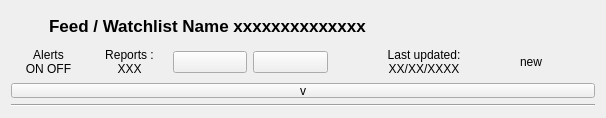
<?xml version="1.0" encoding="UTF-8"?>
<ui version="4.0">
 <class>Feed</class>
 <widget class="QWidget" name="Feed">
  <property name="geometry">
   <rect>
    <x>0</x>
    <y>0</y>
    <width>606</width>
    <height>118</height>
   </rect>
  </property>
  <property name="windowTitle">
   <string>Form</string>
  </property>
  <layout class="QVBoxLayout" name="verticalLayout">
   <item>
    <layout class="QHBoxLayout" name="horizontalLayout_2">
     <item>
      <widget class="QLabel" name="label_icon">
       <property name="sizePolicy">
        <sizepolicy hsizetype="MinimumExpanding" vsizetype="Fixed">
         <horstretch>0</horstretch>
         <verstretch>0</verstretch>
        </sizepolicy>
       </property>
       <property name="minimumSize">
        <size>
         <width>20</width>
         <height>20</height>
        </size>
       </property>
       <property name="maximumSize">
        <size>
         <width>32</width>
         <height>20</height>
        </size>
       </property>
       <property name="text">
        <string/>
       </property>
       <property name="pixmap">
        <pixmap resource="cbapi-qt-demo.qrc">:/img/cb.jpeg</pixmap>
       </property>
       <property name="scaledContents">
        <bool>true</bool>
       </property>
      </widget>
     </item>
     <item>
      <widget class="QLabel" name="label_name">
       <property name="sizePolicy">
        <sizepolicy hsizetype="MinimumExpanding" vsizetype="Preferred">
         <horstretch>0</horstretch>
         <verstretch>0</verstretch>
        </sizepolicy>
       </property>
       <property name="font">
        <font>
         <pointsize>13</pointsize>
         <weight>75</weight>
         <bold>true</bold>
        </font>
       </property>
       <property name="text">
        <string>Feed / Watchlist Name xxxxxxxxxxxxxx</string>
       </property>
       <property name="scaledContents">
        <bool>true</bool>
       </property>
      </widget>
     </item>
    </layout>
   </item>
   <item>
    <layout class="QHBoxLayout" name="horizontalLayout">
     <item>
      <widget class="QLabel" name="label_alerts">
       <property name="sizePolicy">
        <sizepolicy hsizetype="Preferred" vsizetype="Preferred">
         <horstretch>0</horstretch>
         <verstretch>0</verstretch>
        </sizepolicy>
       </property>
       <property name="lineWidth">
        <number>1</number>
       </property>
       <property name="text">
        <string>Alerts
ON OFF</string>
       </property>
       <property name="alignment">
        <set>Qt::AlignCenter</set>
       </property>
       <property name="margin">
        <number>3</number>
       </property>
       <property name="indent">
        <number>-1</number>
       </property>
      </widget>
     </item>
     <item>
      <widget class="QLabel" name="label_reports">
       <property name="sizePolicy">
        <sizepolicy hsizetype="Preferred" vsizetype="Preferred">
         <horstretch>0</horstretch>
         <verstretch>0</verstretch>
        </sizepolicy>
       </property>
       <property name="text">
        <string>Reports :
XXX</string>
       </property>
       <property name="alignment">
        <set>Qt::AlignCenter</set>
       </property>
      </widget>
     </item>
     <item>
      <widget class="QPushButton" name="pushButton_download">
       <property name="sizePolicy">
        <sizepolicy hsizetype="Preferred" vsizetype="Fixed">
         <horstretch>0</horstretch>
         <verstretch>0</verstretch>
        </sizepolicy>
       </property>
       <property name="text">
        <string/>
       </property>
       <property name="icon">
        <iconset resource="cbapi-qt-demo.qrc">
         <normaloff>:/img/download.png</normaloff>:/img/download.png</iconset>
       </property>
       <property name="iconSize">
        <size>
         <width>32</width>
         <height>32</height>
        </size>
       </property>
      </widget>
     </item>
     <item>
      <widget class="QPushButton" name="pushButton_json_view">
       <property name="sizePolicy">
        <sizepolicy hsizetype="Preferred" vsizetype="Fixed">
         <horstretch>0</horstretch>
         <verstretch>0</verstretch>
        </sizepolicy>
       </property>
       <property name="text">
        <string/>
       </property>
       <property name="icon">
        <iconset resource="cbapi-qt-demo.qrc">
         <normaloff>:/img/json.png</normaloff>:/img/json.png</iconset>
       </property>
       <property name="iconSize">
        <size>
         <width>32</width>
         <height>32</height>
        </size>
       </property>
      </widget>
     </item>
     <item>
      <widget class="QLabel" name="label_last_updated">
       <property name="sizePolicy">
        <sizepolicy hsizetype="Preferred" vsizetype="Preferred">
         <horstretch>0</horstretch>
         <verstretch>0</verstretch>
        </sizepolicy>
       </property>
       <property name="minimumSize">
        <size>
         <width>180</width>
         <height>0</height>
        </size>
       </property>
       <property name="maximumSize">
        <size>
         <width>180</width>
         <height>16777215</height>
        </size>
       </property>
       <property name="text">
        <string>Last updated:
XX/XX/XXXX</string>
       </property>
       <property name="alignment">
        <set>Qt::AlignCenter</set>
       </property>
      </widget>
     </item>
     <item>
      <widget class="QLabel" name="label_new">
       <property name="sizePolicy">
        <sizepolicy hsizetype="Preferred" vsizetype="Preferred">
         <horstretch>0</horstretch>
         <verstretch>0</verstretch>
        </sizepolicy>
       </property>
       <property name="text">
        <string>new</string>
       </property>
      </widget>
     </item>
    </layout>
   </item>
   <item>
    <widget class="QPushButton" name="pushButton_expand">
     <property name="maximumSize">
      <size>
       <width>16777215</width>
       <height>15</height>
      </size>
     </property>
     <property name="toolTip">
      <string>View reports</string>
     </property>
     <property name="text">
      <string>v</string>
     </property>
    </widget>
   </item>
   <item>
    <widget class="Line" name="line">
     <property name="orientation">
      <enum>Qt::Horizontal</enum>
     </property>
    </widget>
   </item>
  </layout>
 </widget>
 <resources>
  <include location="cbapi-qt-demo.qrc"/>
 </resources>
 <connections/>
</ui>
